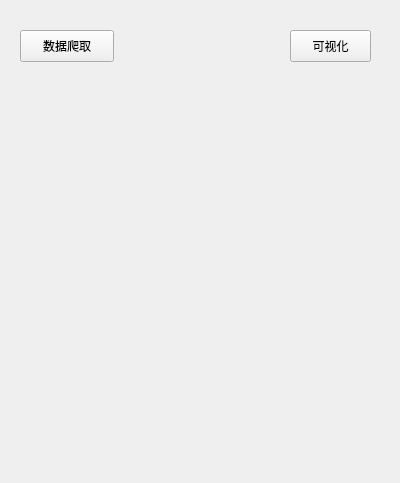
<?xml version="1.0" encoding="UTF-8"?>
<ui version="4.0">
 <class>Form</class>
 <widget class="QWidget" name="Form">
  <property name="geometry">
   <rect>
    <x>0</x>
    <y>0</y>
    <width>400</width>
    <height>483</height>
   </rect>
  </property>
  <property name="maximumSize">
   <size>
    <width>16777215</width>
    <height>16777215</height>
   </size>
  </property>
  <property name="windowTitle">
   <string>唐小双开发的期货统计软件</string>
  </property>
  <widget class="QPushButton" name="pushButton">
   <property name="geometry">
    <rect>
     <x>20</x>
     <y>30</y>
     <width>94</width>
     <height>32</height>
    </rect>
   </property>
   <property name="text">
    <string>数据爬取</string>
   </property>
  </widget>
  <widget class="QPushButton" name="pushButton_2">
   <property name="geometry">
    <rect>
     <x>290</x>
     <y>30</y>
     <width>81</width>
     <height>32</height>
    </rect>
   </property>
   <property name="text">
    <string>可视化</string>
   </property>
  </widget>
 </widget>
 <resources/>
 <connections/>
</ui>
